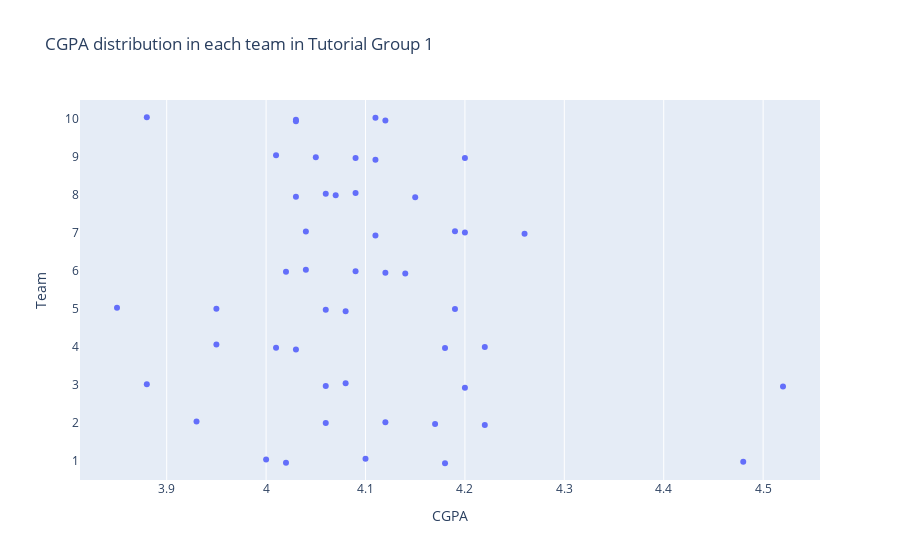

Source (notebook cell):
### Code cell
if __name__ == "__main__":
    main_graph()

### Figure 1 — Plotly figure (JSON) as saved in the notebook; plotly's stock layout.template omitted (floating-point values rounded to 4 significant figures)
{"data": [{"alignmentgroup": "True", "boxpoints": "all", "fillcolor": "rgba(255,255,255,0)", "hoveron": "points", "hovertemplate": "CGPA=%{x}<br>Team=%{y}<extra></extra>", "legendgroup": "", "line": {"color": "rgba(255,255,255,0)"}, "marker": {"color": "#636efa"}, "name": "", "offsetgroup": "", "orientation": "h", "pointpos": 0, "showlegend": false, "type": "box", "x": [4.1, 4.18, 4.48, 4.02, 4, 4.22, 4.17, 4.12, 4.06, 3.93, 4.52, 4.2, 4.08, 4.06, 3.88, 4.01, 4.03, 4.18, 4.22, 3.95, 3.85, 4.08, 4.19, 3.95, 4.06, 4.09, 4.14, 4.02, 4.04, 4.12, 4.26, 4.11, 4.04, 4.2, 4.19, 4.09, 4.03, 4.06, 4.15, 4.07, 4.11, 4.01, 4.2, 4.05, 4.09, 4.11, 4.03, 4.12, 4.03, 3.88], "x0": " ", "xaxis": "x", "y": ["1", "1", "1", "1", "1", "2", "2", "2", "2", "2", "3", "3", "3", "3", "3", "4", "4", "4", "4", "4", "5", "5", "5", "5", "5", "6", "6", "6", "6", "6", "7", "7", "7", "7", "7", "8", "8", "8", "8", "8", "9", "9", "9", "9", "9", "10", "10", "10", "10", "10"], "y0": " ", "yaxis": "y"}], "layout": {"boxmode": "overlay", "legend": {"tracegroupgap": 0}, "title": {"text": "CGPA distribution in each team in Tutorial Group 1"}, "xaxis": {"anchor": "y", "domain": [0, 1], "title": {"text": "CGPA"}}, "yaxis": {"anchor": "x", "domain": [0, 1], "title": {"text": "Team"}}}}
